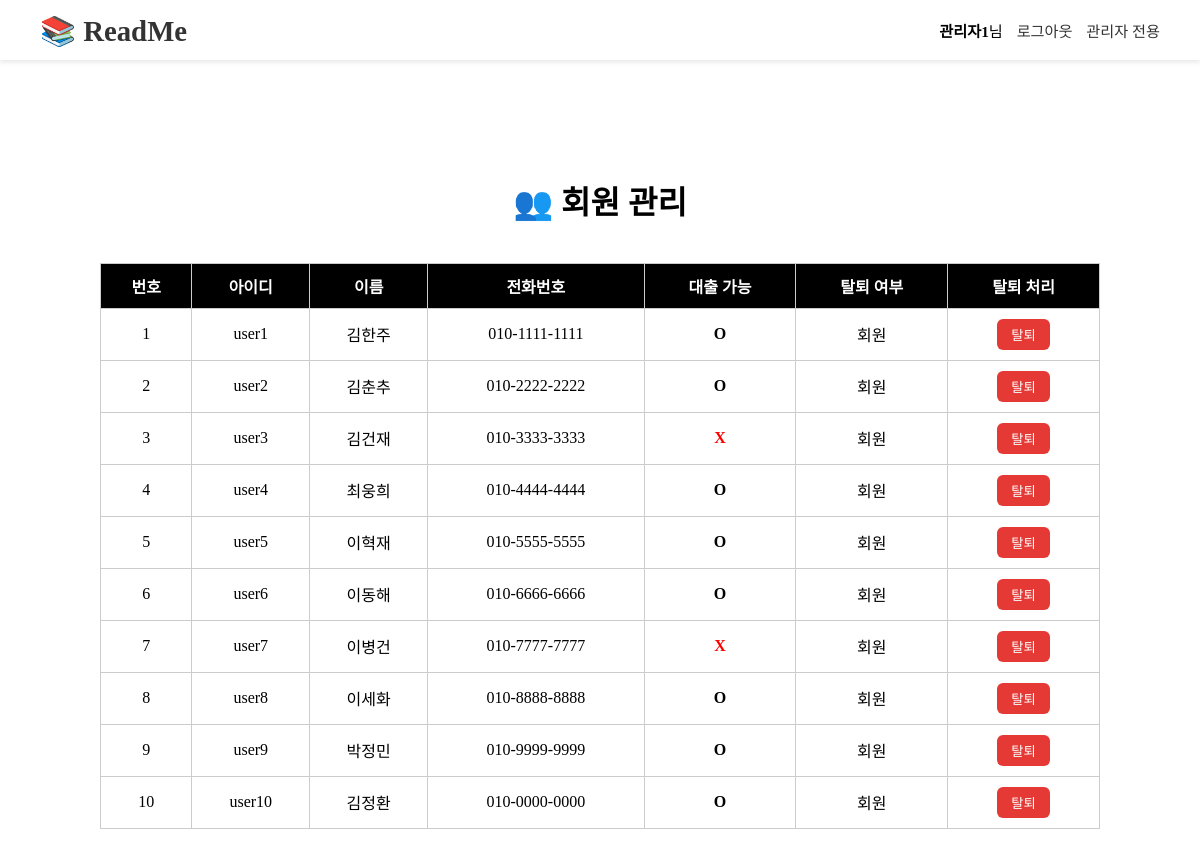
The app's page /admin/userList.php (signed in) with its own data.
### tables this page shows
create table user( 
	uno int unsigned auto_increment, 
    uid varchar(20) NOT NULL UNIQUE, 
    upwd varchar(30) NOT NULL, 
    uname varchar(20) NOT NULL, 
	uphone varchar(13) NOT NULL, 
    ustate boolean default 0, 
    udelete boolean default 0,
	constraint primary key (uno)
);

### admin/userList.php (the view, shortened to what this page needs)
<?php
include '../db.php';
$sql = "SELECT uno, uid, uname, uphone, ustate, udelete FROM user ORDER BY uno ASC";
$result = $conn->query($sql);
?>
<?php include '../header.php'; ?>
<div class="userListBox">
    <h2 class="userListTitle">👥 회원 관리</h2>
    <table class="userTableAdmin">
        <thead>
            <tr>
                <th>번호</th>
                <th>아이디</th>
                <th>이름</th>
                <th>전화번호</th>
                <th>대출 가능</th>
                <th>탈퇴 여부</th>
                <th>탈퇴 처리</th>
            </tr>
        </thead>
        <tbody>
        <?php
        if ($result->num_rows > 0) {
            while ($row = $result->fetch_assoc()) {
                echo "<tr>";
                echo "<td>" . htmlspecialchars($row['uno']) . "</td>";
                echo "<td>" . htmlspecialchars($row['uid']) . "</td>";
                echo "<td>" . htmlspecialchars($row['uname']) . "</td>";
                echo "<td>" . htmlspecialchars($row['uphone']) . "</td>";
                echo "<td class='" . ($row['ustate'] ? "userStateInactive" : "userStateActive") . "'>" . ($row['ustate'] ? 'X' : 'O') . "</td>";
                echo "<td>" . ($row['udelete'] ? '<span class="userDeleted">탈퇴</span>' : '회원') . "</td>";
                echo "<td>";
                echo "<form method='post' action='deleteUser.php' onsubmit=\"return confirm('정말 이 회원을 탈퇴시키겠습니까?');\">";
                echo "<button type='submit' class='userDeleteBtn'>탈퇴</button>";
                echo "</form>";
                echo "</td>";
                echo "</tr>";
            }
        } else {
            echo "<tr><td colspan='7'>회원이 없습니다.</td></tr>";
        }
        ?>
        </tbody>
    </table>
</div>
</body>
</html>

### css/main.css (style rules this page uses)
* { font-family: 'NEXON Lv1 Gothic OTF'; }
html, body { margin: 0; padding: 0; height: 100%; }
body { padding-top: 60px; }

### css/admin.css (style rules this page uses)
.userListBox { max-width: 1000px; margin: 60px auto; padding: 30px; border-radius: 12px; }
.userListTitle { text-align: center; font-size: 2rem; margin-bottom: 40px; }
.userTableAdmin { width: 100%; border-collapse: collapse; }
.userTableAdmin th, .userTableAdmin td { border: 1px solid #ccc; padding: 10px; text-align: center; }
.userTableAdmin th { background-color: black; color: white; }
.userStateActive { font-weight: bold; }
.userStateInactive { color: red; font-weight: bold; }
.userDeleteBtn { padding: 6px 14px; background-color: #e53935; color: white; border: none; border-radius: 6px; cursor: pointer; transition: background-color 0.3s ease; }

### records on screen
user: uno "1", uid "user1", uname "김한주", uphone "010-1111-1111", ustate "O", udelete "회원"
user: uno "2", uid "user2", uname "김춘추", uphone "010-2222-2222", ustate "O", udelete "회원"
user: uno "3", uid "user3", uname "김건재", uphone "010-3333-3333", ustate "X", udelete "회원"
user: uno "4", uid "user4", uname "최웅희", uphone "010-4444-4444", ustate "O", udelete "회원"
user: uno "5", uid "user5", uname "이혁재", uphone "010-5555-5555", ustate "O", udelete "회원"
user: uno "6", uid "user6", uname "이동해", uphone "010-6666-6666", ustate "O", udelete "회원"
user: uno "7", uid "user7", uname "이병건", uphone "010-7777-7777", ustate "X", udelete "회원"
user: uno "8", uid "user8", uname "이세화", uphone "010-8888-8888", ustate "O", udelete "회원"
user: uno "9", uid "user9", uname "박정민", uphone "010-9999-9999", ustate "O", udelete "회원"
user: uno "10", uid "user10", uname "김정환", uphone "010-0000-0000", ustate "O", udelete "회원"

### other values on screen
$_SESSION['adname'] "관리자1"
